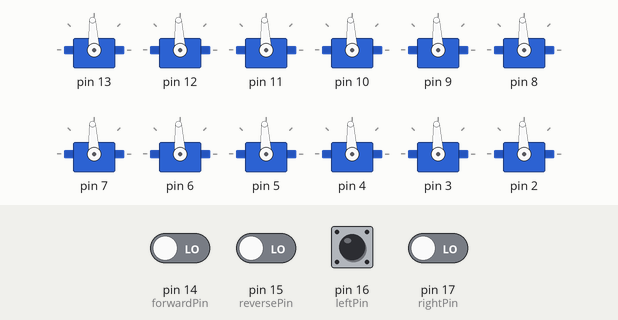
Simulated run of this sketch. Board: Arduino Uno, built with avr-gcc and run on an emulated ATmega328P. Shown: 12 × servo. Inputs (shaded band) come from the test bench; at power-on: pin 14 (forwardPin), pin 15 (reversePin), pin 16 (leftPin), pin 17 (rightPin) LOW.

Above: at 12.2 s.
12.3 s: pin 14 (forwardPin) driven HIGH
At 12.83 s:
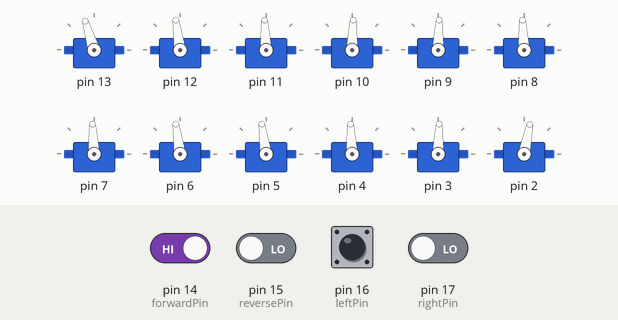
15.3 s: pin 14 (forwardPin) driven LOW
At 15.62 s:
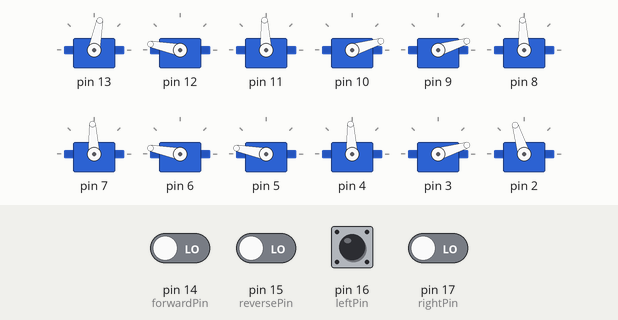
18.3 s: pin 16 (leftPin) pulled HIGH for 0.15 s
At 20.83 s:
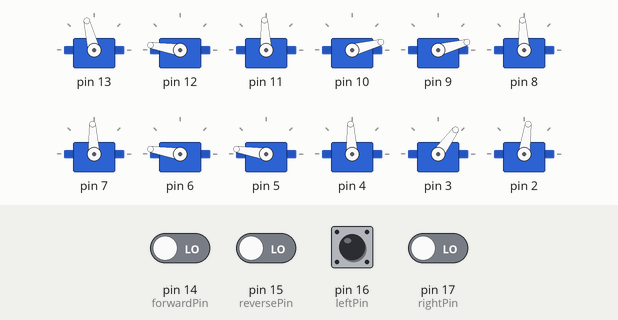
21.3 s: pin 15 (reversePin) driven HIGH
27.3 s: pin 15 (reversePin) driven LOW and pin 17 (rightPin) driven HIGH
33.3 s: pin 17 (rightPin) driven LOW
At 35.5 s:
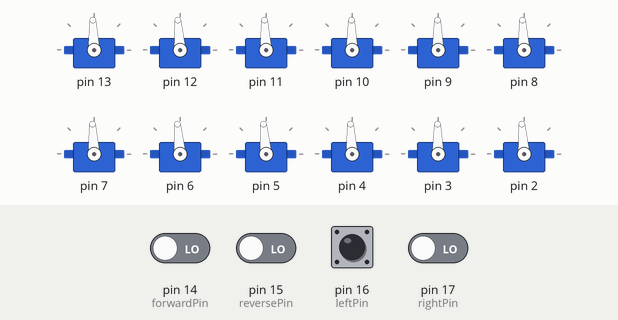
Timing chart, 0 to 37.0 s (numbered marks = the images above; inputs shaded):
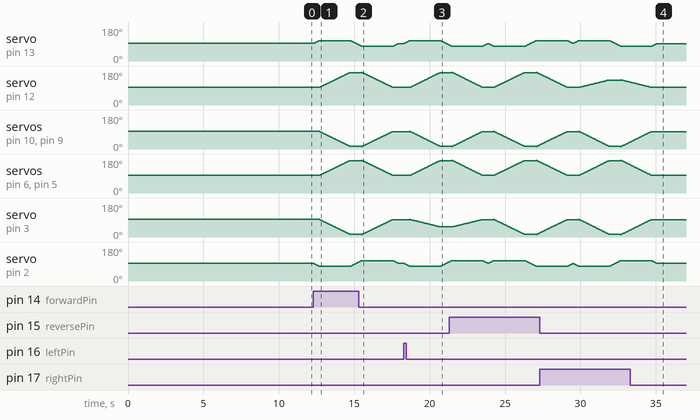

Measured:
- after the input at 12.3 s, servo on pin 13: rises from 93° to 108° in 2.4 s, then falls to 86° in 0.55 s; servo on pin 12, servo on pin 6, servo on pin 5: moves from 93° to 172° over 2.0 s, starting after 0.40 s; servo on pin 10, servo on pin 9, servo on pin 3: moves from 93° to 14° over 2.0 s, starting after 0.40 s
- after the input at 15.3 s, servo on pin 2: goes on until 17.9 s, then stays 94°
- after the input at 18.3 s, servo on pin 13: rises from 92° to 108° in 2.4 s, then falls to 85° in 0.58 s
- after the input at 33.3 s, servo on pin 12: goes on until 34.7 s, then stays 94°; servo on pin 10, servo on pin 9, servo on pin 3: goes on until 34.7 s, then stays 91°; servo on pin 6, servo on pin 5: goes on until 34.7 s, then stays 95°

The sketch:

Concertina.ino
```cpp
/*
Remote control file for concertina motion
of a snake robot with 12 servos
In this configuration the servos attached to the
head and tail rotate in the vertical plane, all
other servos rotate in the horizontal plane.
*/

#include <Servo.h>

const unsigned short NUM_SERVOS = 12;
Servo robotServos[NUM_SERVOS];

// Define variables
int forwardPin = 14;  // Remote control movement pins
int reversePin = 15;
int rightPin = 17;
int leftPin = 16;

int forwardVal = 0;  // Remote control variables
int reverseVal = 0;
int rightVal = 0;
int leftVal = 0;

float lag = 1.0; // Phase lag between segments
float frequency = 1.0; // Oscillation frequency of segments.
int amplitude = 30; // Amplitude of the rectilinear motion of the snake
int startPause = 5000;  // Delay time to position robot
float centerAngle = 93.0; // Center servo angle
int counter = 0; // Loop counter variable
int delayTime = 3; // Pause between servo movements
int turnDelay = 25;
int tiltAngle=15; // Angle to tilt head and tail up and down

void setup()
{

  // Set movement pins as inputs
  pinMode(forwardPin, INPUT);
  pinMode(reversePin, INPUT);
  pinMode(rightPin, INPUT);
  pinMode(leftPin, INPUT);

  // Set movement pins to low
  digitalWrite(forwardPin, LOW);
  digitalWrite(reversePin, LOW);
  digitalWrite(rightPin, LOW);
  digitalWrite(leftPin, LOW);

  // Attach segment servos to pins and initialize them to their
  // starting positions
  delay(startPause);

  for(int i = 0; i < NUM_SERVOS; i++)
  {
    robotServos[i].attach(13 - i);
    robotServos[i].write(centerAngle);
    delay(500);
  }

}


void loop()
{
  //  Read movement pins
    forwardVal = digitalRead(forwardPin);
    reverseVal = digitalRead(reversePin);
    rightVal = digitalRead(rightPin);
    leftVal = digitalRead(leftPin);

// Forward motion
  if (forwardVal == HIGH){
// Tilt head down slightly to anchor front of snake
// and lift tail off the ground
    for(counter = 0; counter < tiltAngle; counter += 1) {
      robotServos[0].write(centerAngle+counter);
      robotServos[11].write(centerAngle-counter);
      delay(turnDelay);
    }
// Contract snake
    for(counter = 0; counter < 80; counter += 1)  {
      robotServos[1].write(centerAngle+counter);
      robotServos[2].write(centerAngle);
      robotServos[3].write(centerAngle-counter);
      robotServos[4].write(centerAngle-counter);
      robotServos[5].write(centerAngle);
      robotServos[6].write(centerAngle);
      robotServos[7].write(centerAngle+counter);
      robotServos[8].write(centerAngle+counter);
      robotServos[9].write(centerAngle);
      robotServos[10].write(centerAngle-counter);
      delay(turnDelay);
    }
//  Lift head off the ground and tilt tail down
//  slightly to anchor back of snake
    for(counter = 0; counter < 2*tiltAngle; counter += 1) {
      robotServos[0].write(centerAngle+tiltAngle-counter);
      robotServos[11].write(centerAngle-tiltAngle+counter);
      delay(turnDelay);
    }
// Straighten snake
    for(counter = 0; counter < 80; counter += 1)  {
      robotServos[1].write(centerAngle+80-counter);
      robotServos[2].write(centerAngle);
      robotServos[3].write(centerAngle-80+counter);
      robotServos[4].write(centerAngle-80+counter);
      robotServos[5].write(centerAngle);
      robotServos[6].write(centerAngle);
      robotServos[7].write(centerAngle+80-counter);
      robotServos[8].write(centerAngle+80-counter);
      robotServos[9].write(centerAngle);
      robotServos[10].write(centerAngle-80+counter);
      delay(turnDelay);
    }
//  Return head and tail to horizontal position
    for(counter = 0; counter < tiltAngle; counter += 1) {
      robotServos[0].write(centerAngle-tiltAngle+counter);
      robotServos[11].write(centerAngle+tiltAngle-counter);
      delay(turnDelay);
    }
  }

// Reverse motion
  if (reverseVal == HIGH){
// Tilt tail down slightly to anchor back of snake
// and lift head off the ground
    for(counter = 0; counter < tiltAngle; counter += 1) {
      robotServos[0].write(centerAngle-counter);
      robotServos[11].write(centerAngle+counter);
      delay(turnDelay);
    }
// Contract snake
    for(counter = 0; counter < 80; counter += 1)  {
      robotServos[1].write(centerAngle+counter);
      robotServos[2].write(centerAngle);
      robotServos[3].write(centerAngle-counter);
      robotServos[4].write(centerAngle-counter);
      robotServos[5].write(centerAngle);
      robotServos[6].write(centerAngle);
      robotServos[7].write(centerAngle+counter);
      robotServos[8].write(centerAngle+counter);
      robotServos[9].write(centerAngle);
      robotServos[10].write(centerAngle-counter);
      delay(turnDelay);
    }
//  Lift tail off the ground and tilt head dwon
//  slightly to anchor front of snake
    for(counter = 0; counter < 2*tiltAngle; counter += 1) {
      robotServos[0].write(centerAngle-tiltAngle+counter);
      robotServos[11].write(centerAngle+tiltAngle-counter);
      delay(turnDelay);
    }
// Straighten snake
    for(counter = 0; counter < 80; counter += 1)  {
      robotServos[1].write(centerAngle+80-counter);
      robotServos[2].write(centerAngle);
      robotServos[3].write(centerAngle-80+counter);
      robotServos[4].write(centerAngle-80+counter);
      robotServos[5].write(centerAngle);
      robotServos[6].write(centerAngle);
      robotServos[7].write(centerAngle+80-counter);
      robotServos[8].write(centerAngle+80-counter);
      robotServos[9].write(centerAngle);
      robotServos[10].write(centerAngle-80+counter);
      delay(turnDelay);
    }
//  Return head and tail to horizontal position
    for(counter = 0; counter < tiltAngle; counter += 1) {
      robotServos[0].write(centerAngle+tiltAngle-counter);
      robotServos[11].write(centerAngle-tiltAngle+counter);
      delay(turnDelay);
    }
  }

//  Right turn
  if (rightVal == HIGH){
// Tilt head down slightly to anchor front of snake
// and lift tail off the ground
    for(counter = 0; counter < tiltAngle; counter += 1) {
      robotServos[0].write(centerAngle+counter);
      robotServos[11].write(centerAngle-counter);
      delay(turnDelay);
    }
// Contract snake swinging body to the left
    for(counter = 0; counter < 40; counter += 1)  {
      robotServos[1].write(centerAngle+counter);
      robotServos[2].write(centerAngle);
      robotServos[3].write(centerAngle-2*counter);
      robotServos[4].write(centerAngle-2*counter);
      robotServos[5].write(centerAngle);
      robotServos[6].write(centerAngle);
      robotServos[7].write(centerAngle+2*counter);
      robotServos[8].write(centerAngle+2*counter);
      robotServos[9].write(centerAngle);
      robotServos[10].write(centerAngle-2*counter);
      delay(2*turnDelay);
    }
//  Lift head off the ground and tilt tail dwon
//  slightly to anchor back of snake
    for(counter = 0; counter < 2*tiltAngle; counter += 1) {
      robotServos[0].write(centerAngle+tiltAngle-counter);
      robotServos[11].write(centerAngle-tiltAngle+counter);
      delay(turnDelay);
    }
// Straighten snake
    for(counter = 0; counter < 40; counter += 1)  {
      robotServos[1].write(centerAngle+40-counter);
      robotServos[2].write(centerAngle);
      robotServos[3].write(centerAngle-80+2*counter);
      robotServos[4].write(centerAngle-80+2*counter);
      robotServos[5].write(centerAngle);
      robotServos[6].write(centerAngle);
      robotServos[7].write(centerAngle+80-2*counter);
      robotServos[8].write(centerAngle+80-2*counter);
      robotServos[9].write(centerAngle);
      robotServos[10].write(centerAngle-80+2*counter);
      delay(2*turnDelay);
    }
//  Return head and tail to horizontal position
    for(counter = 0; counter < tiltAngle; counter += 1) {
      robotServos[0].write(centerAngle-tiltAngle+counter);
      robotServos[11].write(centerAngle+tiltAngle-counter);
      delay(turnDelay);
    }
  }

//  Left turn
  if (leftVal == HIGH){
// Tilt head down slightly to anchor front of snake
// and lift tail off the ground
    for(counter = 0; counter < tiltAngle; counter += 1) {
      robotServos[0].write(centerAngle+counter);
      robotServos[11].write(centerAngle-counter);
      delay(turnDelay);
    }
// Contract snake swinging body to the right
    for(counter = 0; counter < 40; counter += 1)  {
      robotServos[1].write(centerAngle+2*counter);
      robotServos[2].write(centerAngle);
      robotServos[3].write(centerAngle-2*counter);
      robotServos[4].write(centerAngle-2*counter);
      robotServos[5].write(centerAngle);
      robotServos[6].write(centerAngle);
      robotServos[7].write(centerAngle+2*counter);
      robotServos[8].write(centerAngle+2*counter);
      robotServos[9].write(centerAngle);
      robotServos[10].write(centerAngle-counter);
      delay(2*turnDelay);
    }
//  Lift head off the ground and tilt tail dwon
//  slightly to anchor back of snake
    for(counter = 0; counter < 2*tiltAngle; counter += 1) {
      robotServos[0].write(centerAngle+tiltAngle-counter);
      robotServos[11].write(centerAngle-tiltAngle+counter);
      delay(turnDelay);
    }
// Straighten snake
    for(counter = 0; counter < 40; counter += 1)  {
      robotServos[1].write(centerAngle+80-2*counter);
      robotServos[2].write(centerAngle);
      robotServos[3].write(centerAngle-80+2*counter);
      robotServos[4].write(centerAngle-80+2*counter);
      robotServos[5].write(centerAngle);
      robotServos[6].write(centerAngle);
      robotServos[7].write(centerAngle+80-2*counter);
      robotServos[8].write(centerAngle+80-2*counter);
      robotServos[9].write(centerAngle);
      robotServos[10].write(centerAngle-40+counter);
      delay(2*turnDelay);
    }
//  Return head and tail to horizontal position
    for(counter = 0; counter < tiltAngle; counter += 1) {
      robotServos[0].write(centerAngle-tiltAngle+counter);
      robotServos[11].write(centerAngle+tiltAngle-counter);
      delay(turnDelay);
    }
  }

}
```
